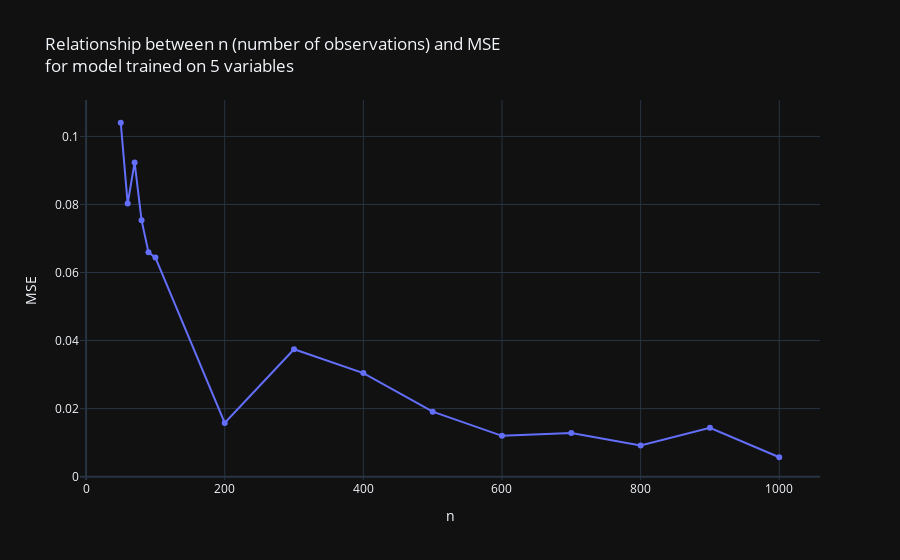

Notebook code cell kept with this figure:
### Code cell
fig = go.Figure()
fig.add_trace(go.Scatter(x=n_values, y=mse_values, mode='lines+markers'))
fig.update_layout(title='Relationship between n (number of observations) and MSE <br>for model trained on 5 variables',
                  xaxis_title='n',
                  yaxis_title='MSE')
pio.write_image(fig, file=f'assets/task_2/SimulationResult5Variables.pdf', format='pdf')
fig.show()

### Figure 1 — Plotly figure (JSON) as saved in the notebook; plotly's stock layout.template omitted (floating-point values rounded to 4 significant figures)
{"data": [{"mode": "lines+markers", "x": [50, 60, 70, 80, 90, 100, 200, 300, 400, 500, 600, 700, 800, 900, 1000], "y": [0.104, 0.08025, 0.09234, 0.07539, 0.06596, 0.06438, 0.0158, 0.03746, 0.03045, 0.01911, 0.01199, 0.0128, 0.009157, 0.01437, 0.005703], "type": "scatter"}], "layout": {"title": {"text": "Relationship between n (number of observations) and MSE <br>for model trained on 5 variables"}, "xaxis": {"title": {"text": "n"}}, "yaxis": {"title": {"text": "MSE"}}}}
